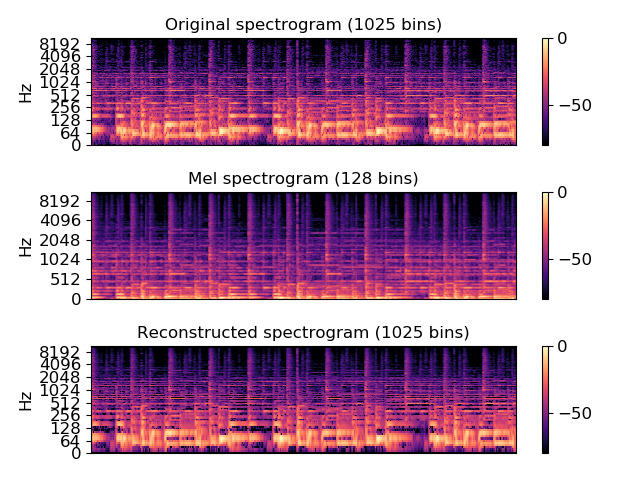

Reproduce this figure in Python.
# Approximate a magnitude spectrum from its mel spectrogram

y, sr = librosa.load(librosa.util.example_audio_file(), offset=30, duration=10)
S = np.abs(librosa.stft(y, n_fft=2048))
M = librosa.feature.melspectrogram(S=S, sr=sr, power=1)
mel_basis = librosa.filters.mel(sr, n_fft=2048, n_mels=M.shape[0])
S_recover = librosa.util.nnls(mel_basis, M)

# Plot the results

import matplotlib.pyplot as plt
plt.figure()
plt.subplot(3,1,1)
librosa.display.specshow(librosa.amplitude_to_db(S, ref=np.max), y_axis='log')
plt.colorbar()
plt.title('Original spectrogram (1025 bins)')
plt.subplot(3,1,2)
librosa.display.specshow(librosa.amplitude_to_db(M, ref=np.max),
                         y_axis='mel')
plt.title('Mel spectrogram (128 bins)')
plt.colorbar()
plt.subplot(3,1,3)
librosa.display.specshow(librosa.amplitude_to_db(S_recover, ref=np.max),
                         y_axis='log')
plt.colorbar()
plt.title('Reconstructed spectrogram (1025 bins)')
plt.tight_layout()
plt.show()
